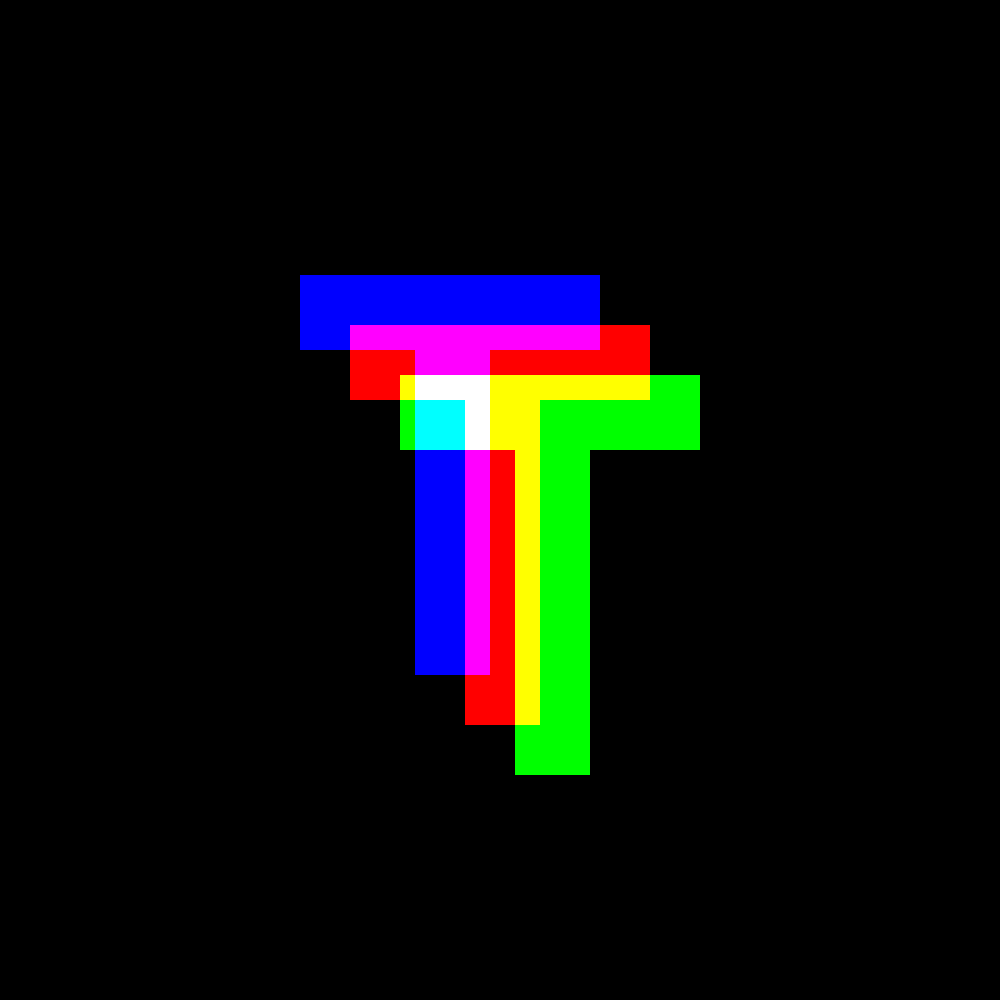
Frame 1 (no input)
Frame 60 (no input): identical to frame 1, image omitted
Frame 120 (the mouse pressed at the canvas centre since frame 60): identical to frame 1, image omitted

The p5.js sketch that drew this single still picture (run headless with seeded random() and noise() and a simulated clock; from frame 60 on, the mouse is pressed at the canvas centre):

// p5.js sketch
// ── sketch.js
function setup() {
  createCanvas(1000, 1000);
}

function draw() {
  background(0)
  blendMode(ADD)

  noStroke()
  fill(255, 0, 0)
  rect(350, 325, 300, 75)
  rect(465, 325, 75, 400)

  translate(50, 50)  
  fill(0, 255, 0)
  rect(350, 325, 300, 75)
  rect(465, 325, 75, 400)

  translate(-100, -100)  
  fill(0, 0, 255)
  rect(350, 325, 300, 75)
  rect(465, 325, 75, 400)
  
  blendMode(NORMAL)

}
